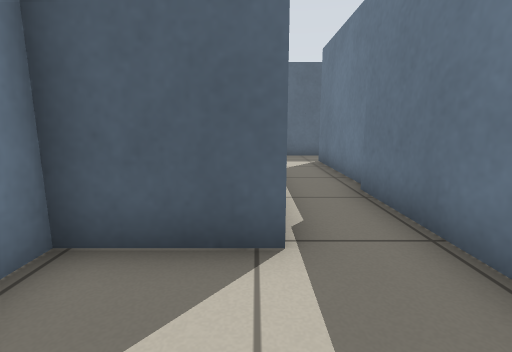
view 1 (above)

18 first-person views from a walk through a Stage world. The camera is 0.64 m above the floor, tilts 10° down and sees 85° across. Floor lines are 1 m apart. The floor is counted in squares, 0.5 m on a side. Each view is taken from the middle of a square. On the plan, view 1 faces up. The plan holds only what a view shows up to about 13 squares ahead; the rest is blank. Robots are left out.

view 2
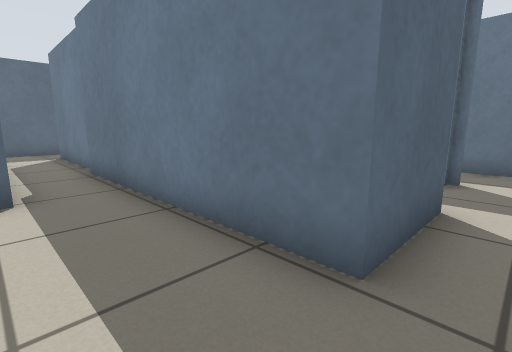

view 3
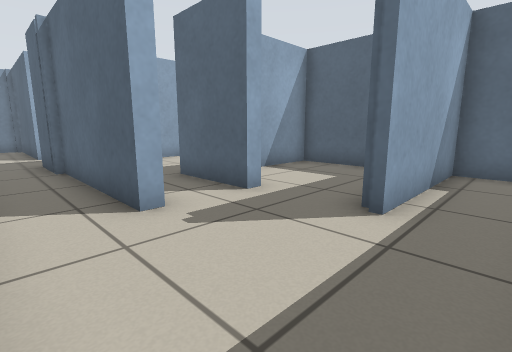

view 4
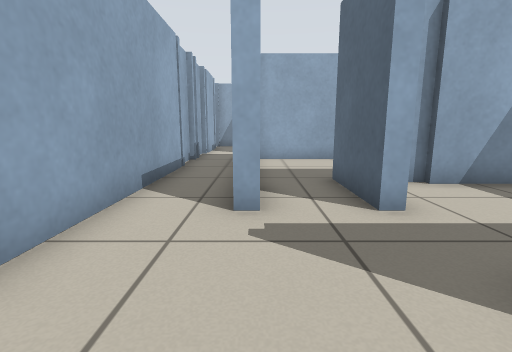

view 5
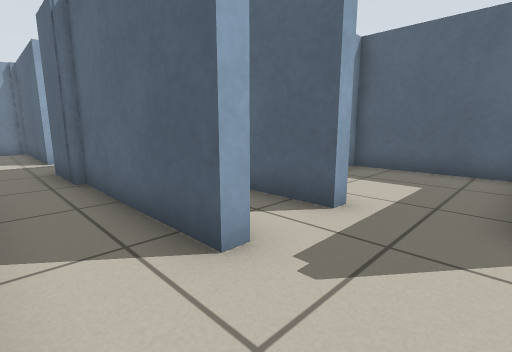

view 6
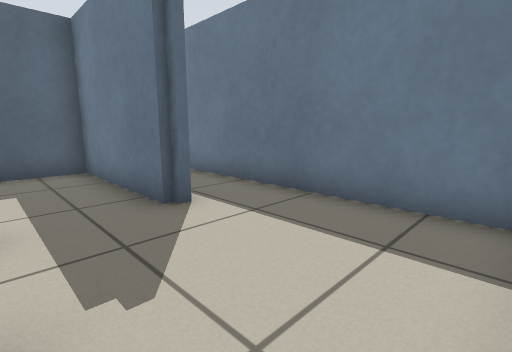

view 7
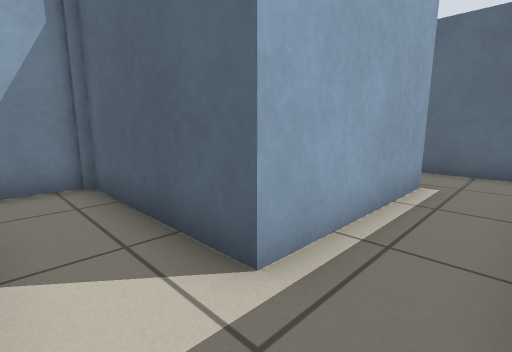

view 8
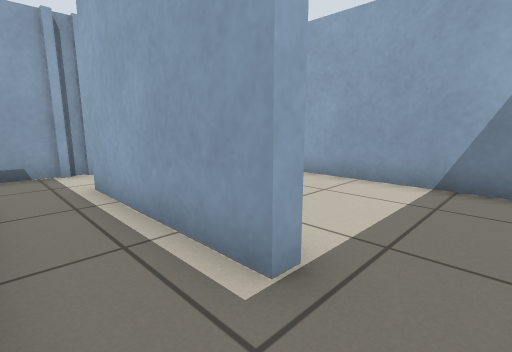

view 9
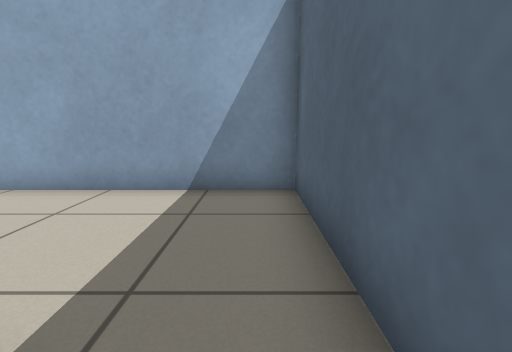

view 10
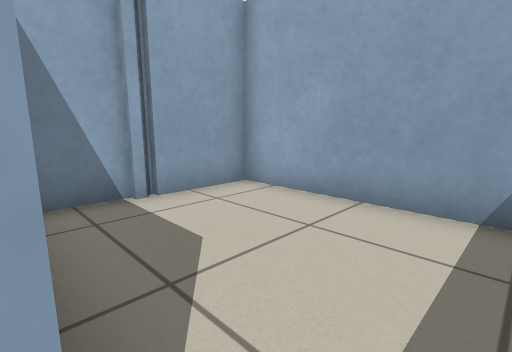

view 11
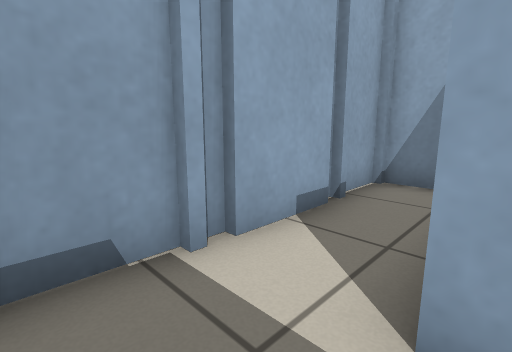

view 12
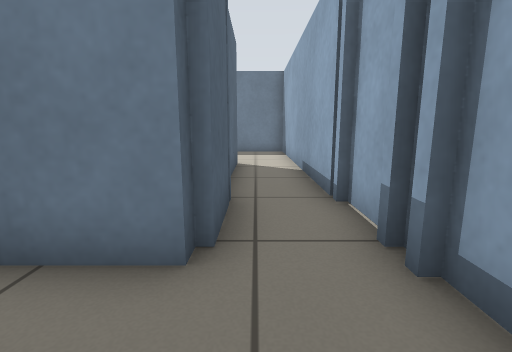

view 13
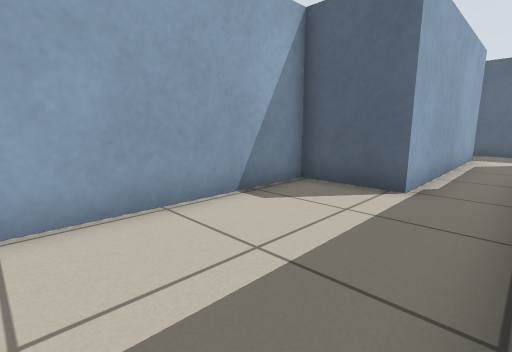

view 14
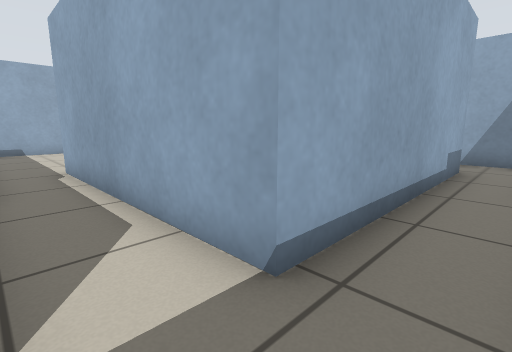

view 15
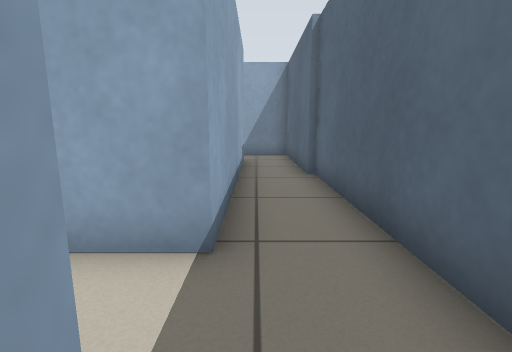

view 16
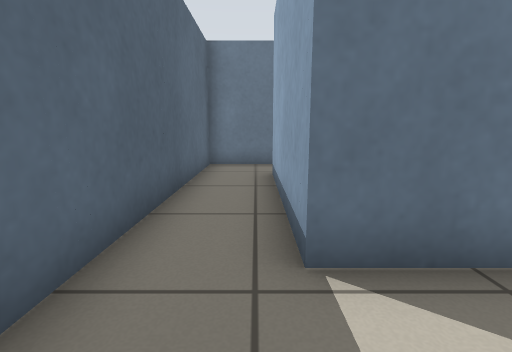

view 17
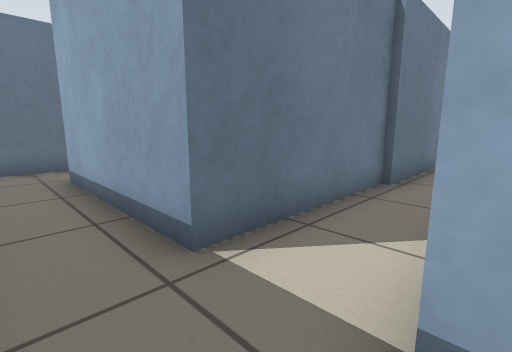

view 18
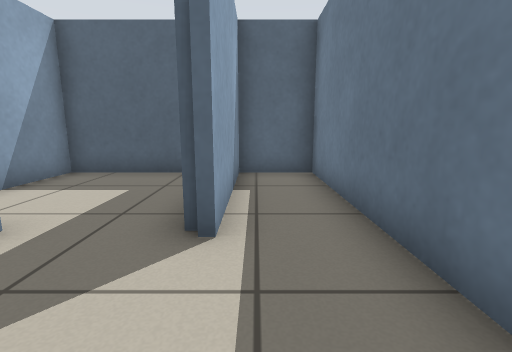

### Floor plan
Ten units are one square. View 1 is at (0, 0); x grows to the right and y downward. Boxes are objects, and circles mark ways between rooms. Rooms are numbered by the first view taken in them; rooms with no view inside come last. Other rooms are left out.
<svg viewBox="-101 -131 202 202">
<path fill="none" stroke="#000" d="M-10 41 14 41M48 21 22 21 22 -58M3 -55 3 -28 -22 -28 -22 39M-5 46 -22 46M-4 64 84 64M48 39 48 43 -1 43M-21 43 -26 43 -26 26M-20 66 -2 66M48 16 48 21M26 0 26 5M71 18 71 -28 28 -28 28 1M-45 66 -28 66M-51 66 -46 66M96 60 96 -28 75 -28 75 20M-46 -6 -46 43 -96 43 -96 66 -81 66M-71 64 -50 64M-32 -28 -44 -28M-51 -6 -46 -6M-44 -28 -96 -28 -96 39 -72 39M-70 41 -55 41M24 -56 24 -106 76 -106M-44 -124 -96 -124 -96 -101M96 -101 96 -126 -45 -126M-76 -106 3 -106 3 -55"/>
<circle cx="40" cy="30" r="3" fill="#2a7"/>
<circle cx="10" cy="-60" r="3" fill="#2a7"/>
<circle cx="-50" cy="-15" r="3" fill="#2a7"/>
<text x="0" y="0">1</text>
<text x="20" y="50">2</text>
<text x="-70" y="0">3</text>
<text x="10" y="-90">4</text>
</svg>
Room 1 opens to room 2. Room 1 opens to room 4. Room 2 opens to room 3.

Where each view was taken, in squares from view 1:
view 1: 0 up, 0 right, facing up
view 2: 3 down, 0 right, facing up-right
view 3: 6 down, 9 right, facing up-left
view 4: 4 down, 9 right, facing left
view 5: 6 down, 7 right, facing up-left
view 6: 6 down, 5 right, facing up-right
view 7: 6 down, 3 left, facing up-left
view 8: 2 up, 3 left, facing down-left
view 9: 2 up, 4 left, facing left
view 10: 1 up, 5 left, facing down-left
view 11: 4 down, 3 left, facing down-left
view 12: 5 down, 5 left, facing right
view 13: 3 down, 2 right, facing up-left
view 14: 12 up, 2 right, facing down-left
view 15: 11 up, 3 right, facing left
view 16: 11 up, 0 right, facing right
view 17: 12 up, 0 right, facing down-right
view 18: 5 down, 8 right, facing up
